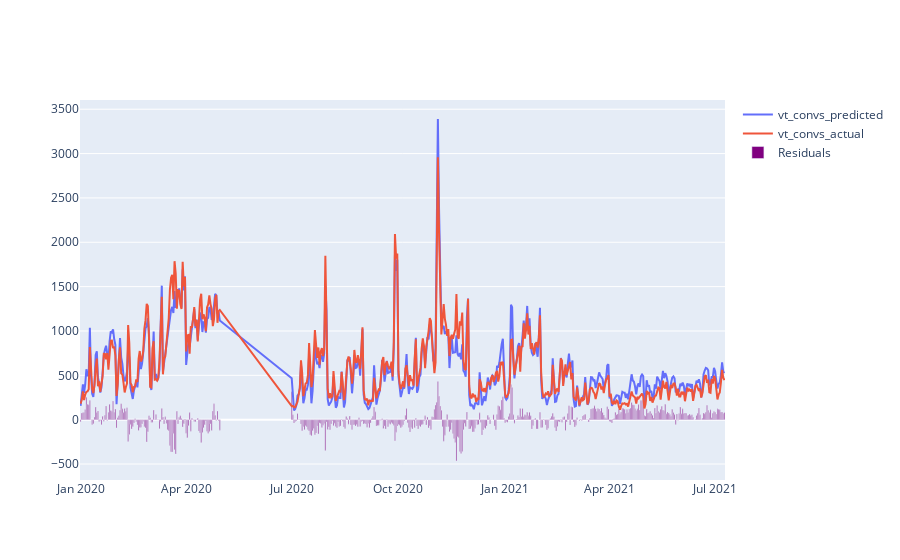

Notebook source saved alongside this figure:
### Code cell
fig = go.Figure()
fig.add_trace(go.Scatter(x=ols_vis.index, y=ols_vis['y_pred'],
                    mode='lines',
                    name='vt_convs_predicted'))
fig.add_trace(go.Scatter(x=ols_vis.index, y=ols_vis['y_actual'],
                    mode='lines',
                    name='vt_convs_actual'))

fig.add_trace(go.Bar(
    x=ols_vis.index,
    y=ols_vis['resid'],
    name='Residuals',
    marker_color='purple'
))

fig.show()

### Figure 1 — Plotly figure (JSON) as saved in the notebook; plotly's stock layout.template omitted (floating-point values rounded to 4 significant figures; data arrays with more than 128 entries replaced by an {"elided": "..."} marker saying what was removed)
{"data": [{"mode": "lines", "name": "vt_convs_predicted", "type": "scatter", "x": {"elided": "495 str values"}, "y": {"elided": "495 float values"}}, {"mode": "lines", "name": "vt_convs_actual", "type": "scatter", "x": {"elided": "495 str values"}, "y": {"elided": "495 int values"}}, {"marker": {"color": "purple"}, "name": "Residuals", "type": "bar", "x": {"elided": "495 str values"}, "y": {"elided": "495 float values"}}], "layout": {"autosize": true, "xaxis": {"autorange": true, "range": ["2019-12-31 12:00", "2021-07-09 12:00"], "type": "date"}, "yaxis": {"autorange": true, "range": [-680.0, 3604.0], "type": "linear"}}}
